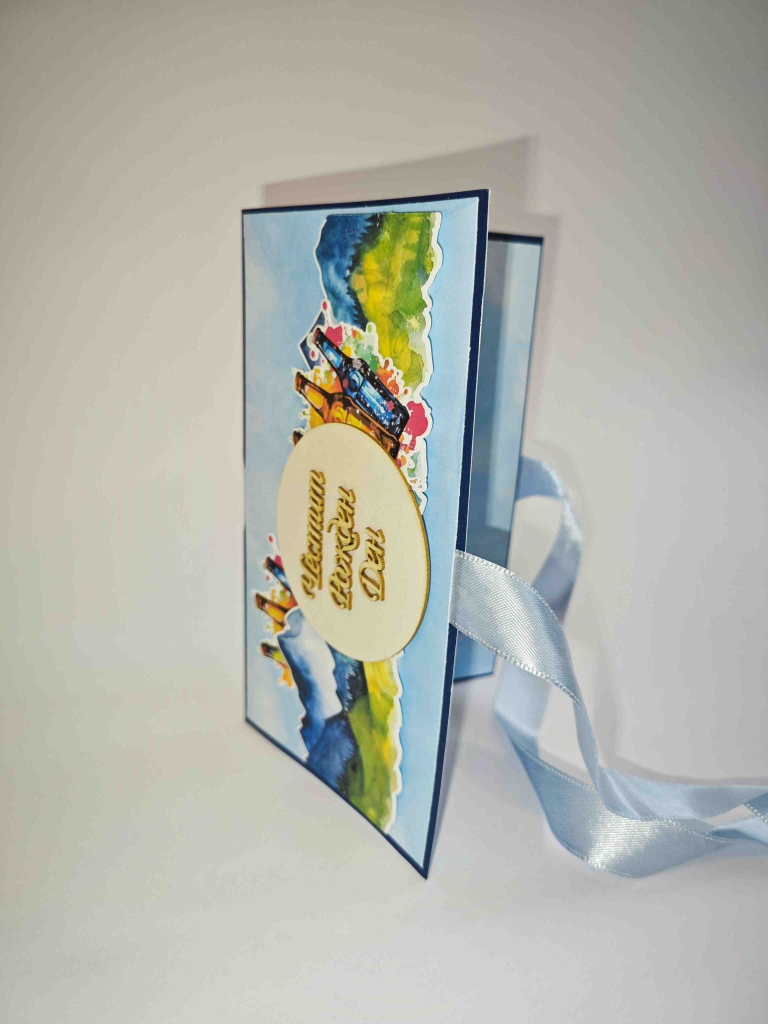
#> input picture assets/img1.jpg, 3072 x 4096 px, found by its file name (shown at 1/4 size)
$ python image-fundamentals.py
#> lines starting #> are read from the running program, lines starting #| are printed output that depends on the picture
import cv2
import random

img = cv2.imread("/Users/ivandimitrov/projects/opencv/assets/img1.jpg", cv2.IMREAD_UNCHANGED)
#> img is the input picture: shape (4096, 3072, 3); mean B, G, R 171.5, 180.2, 178.9

for i in range(600):
    for j in range(img.shape[1]):
       img[i][j] = [random.randint(0, 255), random.randint(0, 255), random.randint(0, 255)]
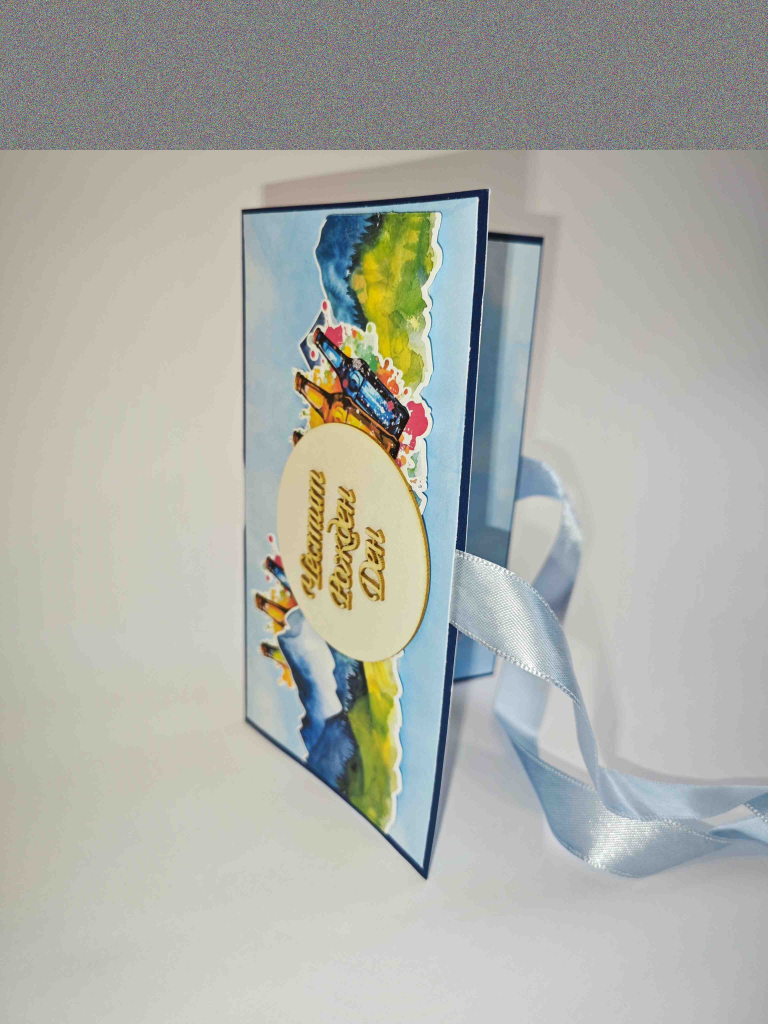
#> img: shape (4096, 3072, 3) (shown at 1/4 size); mean B, G, R 168, 175.1, 173

cv2.imshow('picname', img)
cv2.waitKey(0)
cv2.destroyAllWindows()
